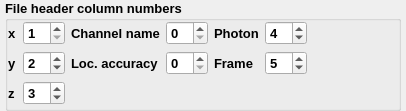
                <widget class="QWidget" name="scrollAreaWidgetContents_2">
                 <property name="geometry">
                  <rect>
                   <x>0</x>
                   <y>0</y>
                   <width>406</width>
                   <height>111</height>
                  </rect>
                 </property>
                 <property name="sizePolicy">
                  <sizepolicy hsizetype="Expanding" vsizetype="Preferred">
                   <horstretch>0</horstretch>
                   <verstretch>0</verstretch>
                  </sizepolicy>
                 </property>
                 <layout class="QVBoxLayout" name="verticalLayout_19">
                  <property name="margin">
                   <number>0</number>
                  </property>
                  <item>
                   <widget class="QWidget" name="widget_5" native="true">
                    <layout class="QVBoxLayout" name="verticalLayout_7">
                     <property name="leftMargin">
                      <number>5</number>
                     </property>
                     <property name="topMargin">
                      <number>0</number>
                     </property>
                     <property name="rightMargin">
                      <number>5</number>
                     </property>
                     <property name="bottomMargin">
                      <number>0</number>
                     </property>
                     <item>
                      <widget class="QGroupBox" name="groupBox_storm_config_fileheader">
                       <property name="font">
                        <font>
                         <pointsize>10</pointsize>
                         <weight>75</weight>
                         <bold>true</bold>
                        </font>
                       </property>
                       <property name="title">
                        <string>File header column numbers</string>
                       </property>
                       <property name="flat">
                        <bool>true</bool>
                       </property>
                       <layout class="QGridLayout" name="gridLayout_9">
                        <property name="margin">
                         <number>0</number>
                        </property>
                        <item row="2" column="0">
                         <widget class="QLabel" name="label_26">
                          <property name="text">
                           <string>x</string>
                          </property>
                         </widget>
                        </item>
                        <item row="5" column="1">
                         <widget class="QSpinBox" name="spinBox_storm_config_fileheader_z">
                          <property name="value">
                           <number>3</number>
                          </property>
                         </widget>
                        </item>
                        <item row="3" column="6">
                         <widget class="QSpinBox" name="spinBox_storm_config_fileheader_frame">
                          <property name="value">
                           <number>5</number>
                          </property>
                         </widget>
                        </item>
                        <item row="3" column="0">
                         <widget class="QLabel" name="label_28">
                          <property name="text">
                           <string>y</string>
                          </property>
                         </widget>
                        </item>
                        <item row="3" column="5">
                         <widget class="QLabel" name="label_32">
                          <property name="text">
                           <string>Frame</string>
                          </property>
                         </widget>
                        </item>
                        <item row="3" column="3">
                         <widget class="QSpinBox" name="spinBox_storm_config_fileheader_localization_precision">
                          <property name="value">
                           <number>0</number>
                          </property>
                         </widget>
                        </item>
                        <item row="3" column="1">
                         <widget class="QSpinBox" name="spinBox_storm_config_fileheader_y">
                          <property name="minimum">
                           <number>1</number>
                          </property>
                          <property name="value">
                           <number>2</number>
                          </property>
                         </widget>
                        </item>
                        <item row="2" column="2">
                         <widget class="QLabel" name="label_29">
                          <property name="text">
                           <string>Channel name</string>
                          </property>
                         </widget>
                        </item>
                        <item row="2" column="6">
                         <widget class="QSpinBox" name="spinBox_storm_config_fileheader_photon">
                          <property name="value">
                           <number>4</number>
                          </property>
                         </widget>
                        </item>
                        <item row="2" column="5">
                         <widget class="QLabel" name="label_31">
                          <property name="text">
                           <string>Photon</string>
                          </property>
                         </widget>
                        </item>
                        <item row="2" column="7">
                         <spacer name="horizontalSpacer_18">
                          <property name="orientation">
                           <enum>Qt::Horizontal</enum>
                          </property>
                          <property name="sizeHint" stdset="0">
                           <size>
                            <width>40</width>
                            <height>20</height>
                           </size>
                          </property>
                         </spacer>
                        </item>
                        <item row="2" column="3">
                         <widget class="QSpinBox" name="spinBox_storm_config_fileheader_channel_name">
                          <property name="value">
                           <number>0</number>
                          </property>
                         </widget>
                        </item>
                        <item row="5" column="0">
                         <widget class="QLabel" name="label_27">
                          <property name="text">
                           <string>z</string>
                          </property>
                         </widget>
                        </item>
                        <item row="3" column="2">
                         <widget class="QLabel" name="label_30">
                          <property name="text">
                           <string>Loc. accuracy</string>
                          </property>
                         </widget>
                        </item>
                        <item row="2" column="1">
                         <widget class="QSpinBox" name="spinBox_storm_config_fileheader_x">
                          <property name="minimum">
                           <number>1</number>
                          </property>
                          <property name="value">
                           <number>1</number>
                          </property>
                         </widget>
                        </item>
                       </layout>
                      </widget>
                     </item>
                    </layout>
                   </widget>
                  </item>
                 </layout>
                </widget>
